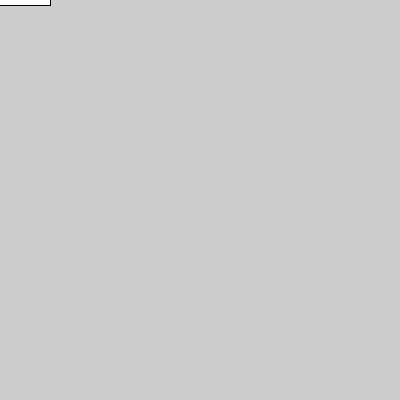
Frame 1 (no input)
Frame 60 (the mouse pressed at the canvas centre just before this capture): identical to frame 1, image omitted
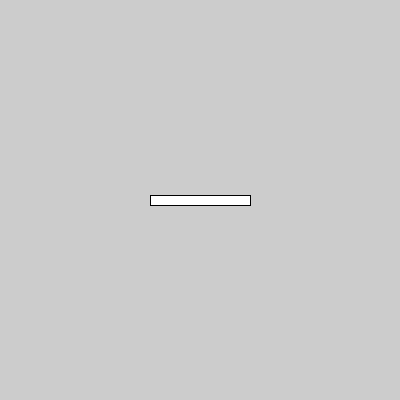
Frame 120 (the mouse held since frame 60 and released just before this capture)

The Processing sketch that drew these frames (run headless with seeded random() and noise(); from frame 60 on, the mouse is pressed at the canvas centre):

// Processing sketch: week05_4
// ── week05_4.pde
//week05-4
void setup(){
  size(400,400);
}
void draw(){
  background(204);
  //做測試，把下面兩行調換順序
  //會發現畫東西之前的translate才有效果
  //在電腦圖學裡，畫圖時會照著累積的移動旋轉來放東西
  translate(mouseX,mouseY);
  rect(-50,-5,100,10);//寬度100的棒子放在左上角
}
